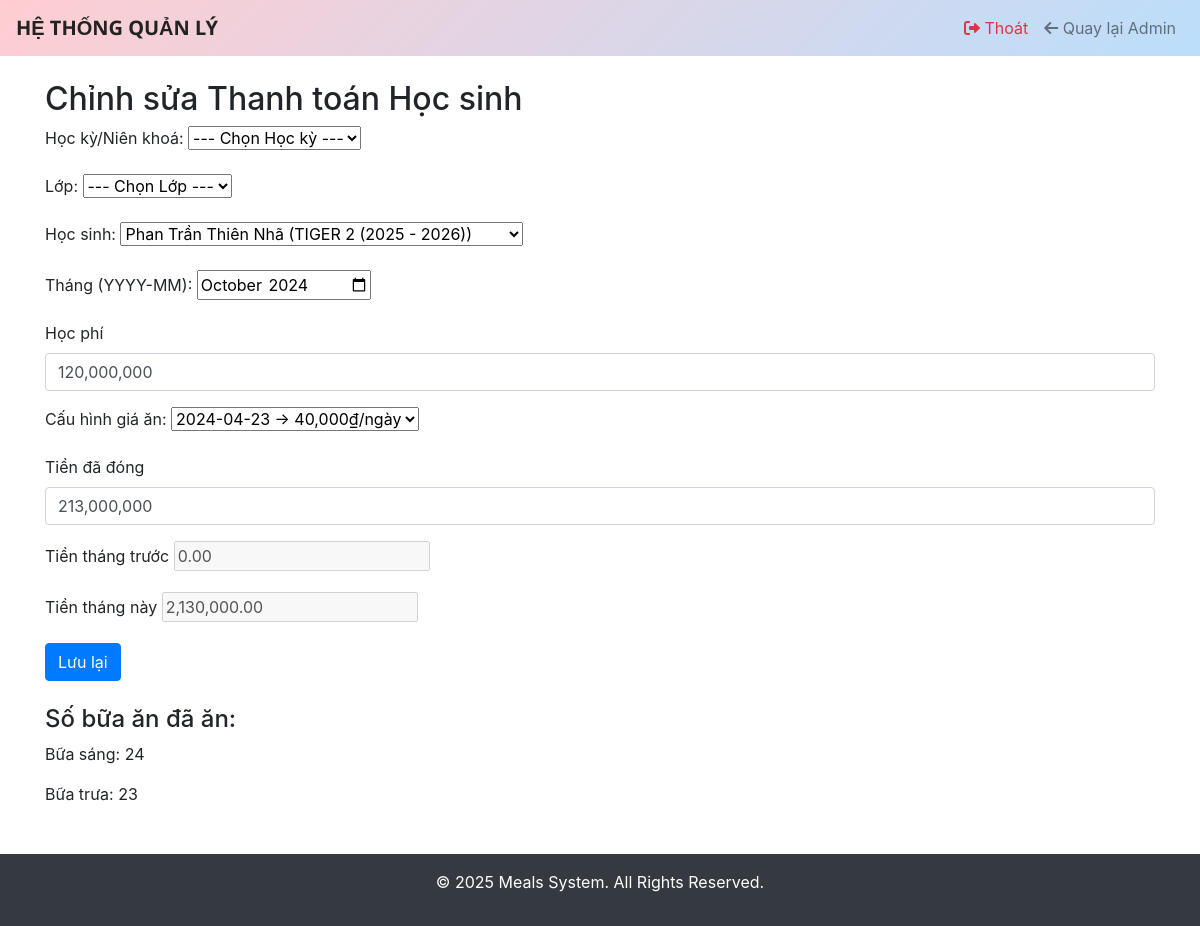
The page /meals/student-payment/edit/223/ (signed in) on the database its author committed.
### meals/models.py (models this page shows, shortened)
class StudentPayment(models.Model):
    class Meta:
        unique_together = ('student', 'month')
        verbose_name = "Công nợ học sinh"
        verbose_name_plural = "Công nợ học sinh"
        permissions = [
            ("view_statistics", "Có thể xem thống kê"),
        ]
    student = models.ForeignKey(
        'Student',
        on_delete=models.CASCADE,
        verbose_name="Học sinh"
    )
    month = models.CharField(
        max_length=7,
        verbose_name="Tháng",
        help_text="Chọn tháng theo định dạng YYYY‑MM"
    )
    tuition_fee = models.DecimalField(
        max_digits=10,
        decimal_places=2,
        verbose_name="Học phí"
    )
    amount_paid = models.DecimalField(
        max_digits=10,
        decimal_places=2,
        verbose_name="Số tiền đã đóng"
    )
    remaining_balance = models.DecimalField(
        max_digits=10,
        decimal_places=2,
        null=True,
        blank=True,
        verbose_name="Số dư"
    )
    meal_price = models.ForeignKey(
        MealPrice,
        on_delete=models.PROTECT,
        verbose_name="Cấu hình giá ăn",
        help_text="Chọn cấu hình giá ăn áp dụng cho tháng này"
    )

### meals/views.py (the view)
# urls.py: path('student-payment/edit/', login_required(views.student_payment_edit), name='student_payment_edit'),
@login_required(login_url='login')
@permission_required('meals.change_studentpayment', raise_exception=True)
def student_payment_edit(request, pk=None):
    classrooms = ClassRoom.objects.all()
    payment = get_object_or_404(StudentPayment, pk=pk) if pk else None
    if request.method == "POST":
        student_id = request.POST.get('student')
        month_val  = request.POST.get('month')
        dup_qs = StudentPayment.objects.filter(student_id=student_id, month=month_val)
        if payment:
            dup_qs = dup_qs.exclude(pk=payment.pk)
        duplicate = dup_qs.first()
        form_instance = duplicate if duplicate else payment
        form = StudentPaymentForm(request.POST, instance=form_instance)
        if form.is_valid():
            saved = form.save()
            AuditLog.objects.create(
                user    = request.user,
                action  = 'change',
                path    = request.path,
                data    = json.dumps({
                    'model':           'studentpayment',
                    'object_id':       saved.pk,
                    'student_name':    saved.student.name,
                    'classroom_name':  saved.student.classroom.name,
                    'tuition_fee': format(saved.tuition_fee, ",.2f"),
                    'amount_paid': format(saved.amount_paid, ",.2f"),
                    'meal_price':  format(saved.meal_price.daily_price, ",.2f") if saved.meal_price else "0.00",
                    'month':           month_val,
                }, ensure_ascii=False)
            )
            if duplicate and payment and duplicate.pk != payment.pk:
                payment.delete()
            payments = list(
                StudentPayment.objects
                .filter(student=saved.student)
                .order_by('month')
            )
            prior = Decimal('0')
            for p in payments:
                year, mon = map(int, p.month.split('-'))
                recs = MealRecord.objects.filter(
                    student=p.student,
                    date__year=year, date__month=mon,
                    meal_type__in=['Bữa sáng','Bữa trưa']
                ).filter(
                    Q(status='Đủ') | Q(status='Thiếu', non_eat=2)
                )
                meal_cost = sum(
                    p.meal_price.breakfast_price if r.meal_type=='Bữa sáng' else p.meal_price.lunch_price
                    for r in recs
                )
                p.remaining_balance = (
                    p.amount_paid
                    - p.tuition_fee
                    - meal_cost
                    +prior
                )
                prior = p.remaining_balance
            with transaction.atomic():
                StudentPayment.objects.bulk_update(payments, ['remaining_balance'])
            messages.success(request, "Lưu thành công")
            return redirect(request.path)
        else:
            errs = sum(form.errors.values(), [])
            messages.error(request, "Lỗi: " + "; ".join(errs))
    else:
        form = StudentPaymentForm(instance=payment)
    breakfast_count = lunch_count = 0
    if form.instance and form.instance.pk:
        y, mon = map(int, form.instance.month.split('-'))
        breakfast_count = MealRecord.objects.filter(
            student=form.instance.student,
            date__year=y, date__month=mon,
            meal_type='Bữa sáng'
        ).filter(Q(status='Đủ')|Q(status='Thiếu', non_eat=2)).count()
        lunch_count = MealRecord.objects.filter(
            student=form.instance.student,
            date__year=y, date__month=mon,
            meal_type='Bữa trưa'
        ).filter(Q(status='Đủ')|Q(status='Thiếu', non_eat=2)).count()
    return render(request, 'payments/student_payment_form.html', {
        'form':            form,
        'classrooms':      classrooms,
        'is_edit':         bool(payment),
        'breakfast_count': breakfast_count,
        'lunch_count':     lunch_count,
    })

### meals/models.py (called while the page is built)
    def __str__(self):
        return f"{self.effective_date:%Y-%m-%d} → {self.daily_price:,}₫/ngày"

    def __str__(self):
        return f"{self.name} ({self.term})"

    def __str__(self):
        return f"{self.name} ({self.classroom})"

### meals/templates/payments/student_payment_form.html (shortened to what this page needs)
{% extends "layout.html" %}
{% load static %}
{% block content %}
<h2>Chỉnh sửa Thanh toán Học sinh</h2>
<form method="post" id="payment-form">
    <div class="form-group">
       {{ form.term.label_tag }}
       {{ form.term }}
    </div>
    <div class="form-group">
        {{ form.classroom.label_tag }}
        {{ form.classroom }}
    </div>
    <div class="form-group">
        {{ form.student.label_tag }}
        {{ form.student }}
    </div>
    <div class="form-group">
        {{ form.month.label_tag }}
        {{ form.month }}
    </div>
    <div class="form-group">
        <label for="id_tuition_fee">{{ form.tuition_fee.label }}</label>
        <input type="text" id="id_tuition_fee" name="tuition_fee" class="form-control money"
               value="{{ form.tuition_fee.value|default_if_none:'' }}">
    </div>
    <div class="form-group">
        {{ form.meal_price.label_tag }}
        {{ form.meal_price }}
    </div>
    <div class="form-group">
        <label for="id_amount_paid">{{ form.amount_paid.label }}</label>
        <input type="text" id="id_amount_paid" name="amount_paid" class="form-control money"
               value="{{ form.amount_paid.value|default_if_none:'' }}">
    </div>
    <div class="form-group">
        <label for="id_prev_month_balance">Tiền tháng trước</label>
        {{ form.prev_month_balance }}
    </div>
    <div class="form-group">
        <label for="id_current_month_payment">Tiền tháng này</label>
        {{ form.current_month_payment }}
    </div>
    <button type="submit" class="btn btn-primary">Lưu lại</button>
</form>
<div id="meal-counts" class="mt-4">
    <h4>Số bữa ăn đã ăn:</h4>
    <p>Bữa sáng: <span id="breakfast_count">{{ breakfast_count|default:"0" }}</span></p>
    <p>Bữa trưa: <span id="lunch_count">{{ lunch_count|default:"0" }}</span></p>
</div>
{% endblock %}

### templates/layout.html (style rules this page uses)
:root { --nav-gradient-start: #FFCDD2; --nav-gradient-end: #BBDEFB; }

### rows shown on the page
StudentPayment: student "Phan Trần Thiên Nhã (TIGER 2 (2025 - 2026))", month "2024-10", tuition_fee "120,000,000", meal_price "2024-04-23 → 40,000₫/ngày", amount_paid "213,000,000"

### other values the page prints
{{ breakfast_count|default:"0" }} "24"
{{ lunch_count|default:"0" }} "23"
{{ current_year }} "2025"
